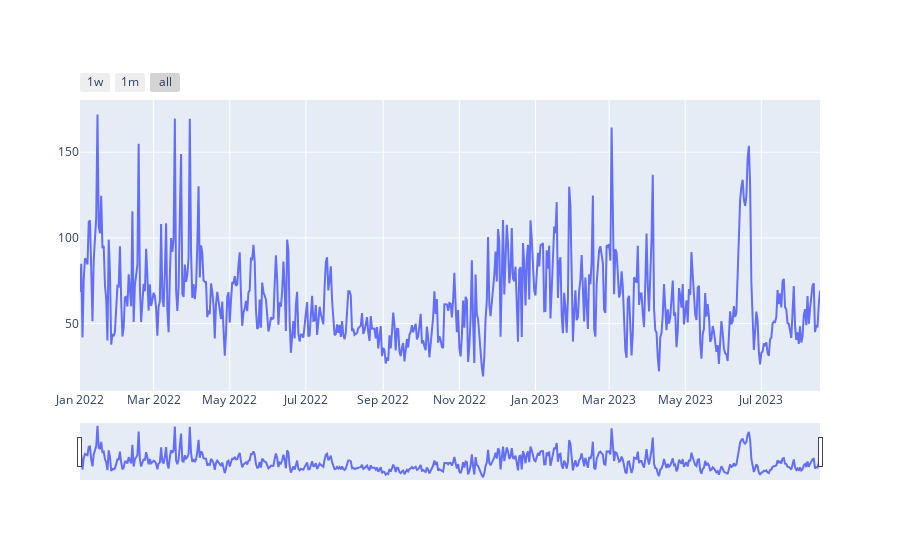

Notebook source saved alongside this figure:
### Code cell
graficar_serie_tiempo(Monterrey_PM10["PM10"], "PM10")

### Figure 1 — Plotly figure (JSON) as saved in the notebook; plotly's stock layout.template omitted (floating-point values rounded to 4 significant figures; data arrays with more than 128 entries replaced by an {"elided": "..."} marker saying what was removed)
{"data": [{"name": "PM10", "type": "scatter", "x": {"elided": "594 str values"}, "y": {"elided": "594 float values"}}], "layout": {"xaxis": {"rangeselector": {"buttons": [{"count": 7, "label": "1w", "step": "day", "stepmode": "backward"}, {"count": 1, "label": "1m", "step": "month", "stepmode": "backward"}, {"step": "all"}]}, "rangeslider": {"visible": true}}}}
